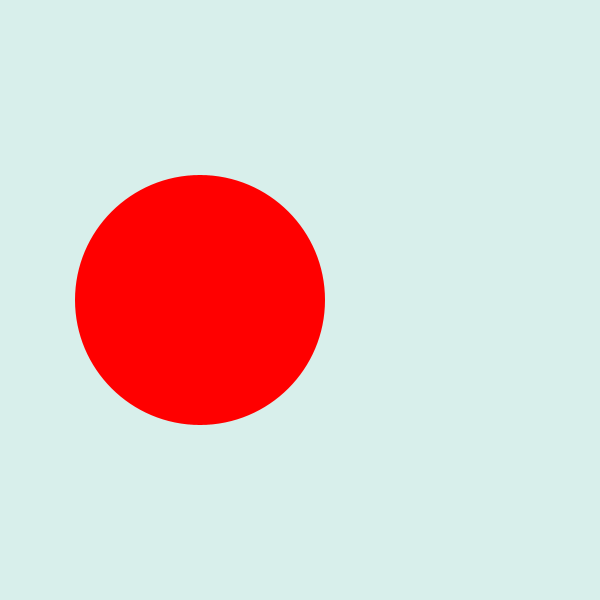
Frame 1 (no input)
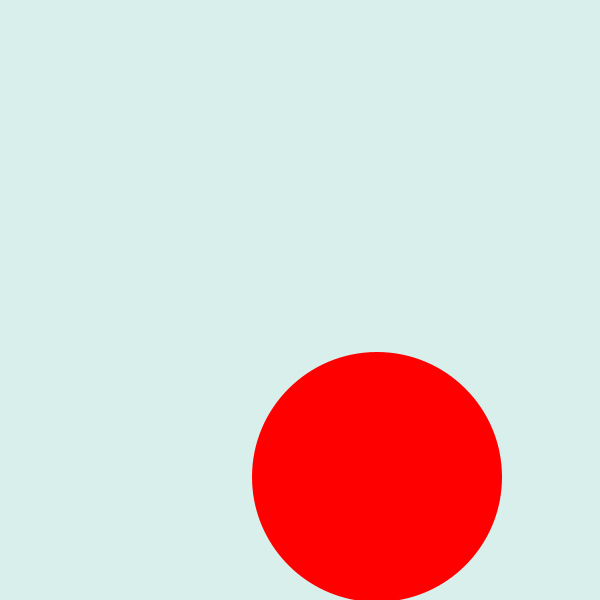
Frame 60 (the mouse pressed at the canvas centre just before this capture)
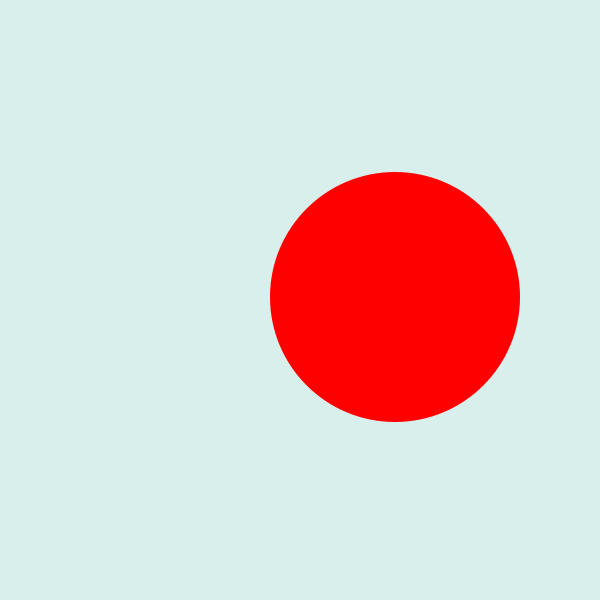
Frame 120 (the mouse held since frame 60 and released just before this capture)

The Processing sketch that drew these frames (run headless with seeded random() and noise(); from frame 60 on, the mouse is pressed at the canvas centre):

// Processing sketch: processing_110769
// ── processing_110769.pde

int posX = 200;
int posY = 300;
int speedx = 3;
int speedy = 3;
int circleWidth = 250;
 
void setup(){
  size(600,600);
  ellipseMode(CENTER);
}
 
void draw(){
  background(216,239,235);
  fill(255,0,0);
  noStroke ();
  ellipse(posX, posY, circleWidth, circleWidth);
  
  if (posX < 0 + (circleWidth/2)){
    speedx = -1*speedx;
  }
   
   if (posX > width - (circleWidth/2)){
    speedx = -1*speedx;
  }
   
  if (posY < 0 + (circleWidth/2)){
    speedy = -1*speedy;
  }
   
  if (posY > height- (circleWidth/2)){
    speedy = -1*speedy;
  }
   
  posX = posX + speedx;
  posY = posY + speedy;
   
}
